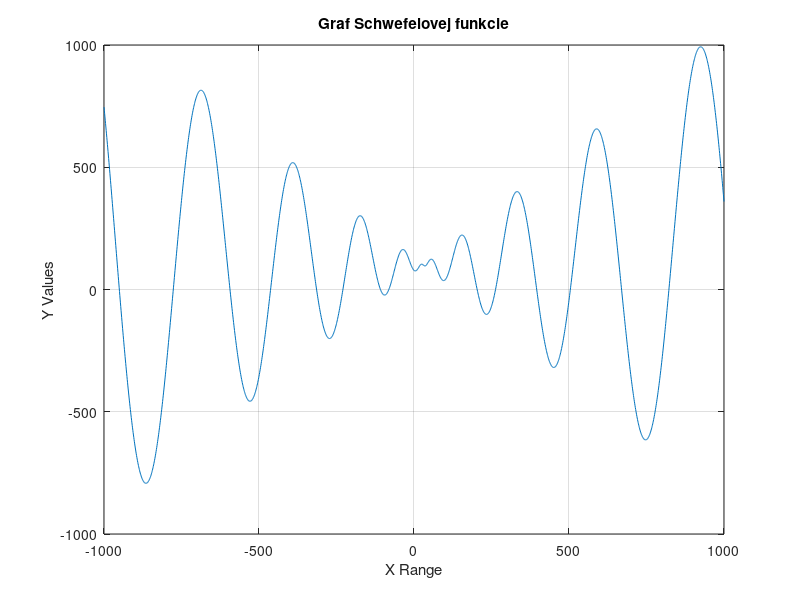

Write the MATLAB code that produced this figure. (Note: this script raises an error after producing the figure.)
function main()

    x_range = -1000:1:1000;
    y_values = testfn3c(x_range');

    plot(x_range, y_values);
    xlabel('X Range');
    ylabel('Y Values');
    title('Graf Schwefelovej funkcie');
    grid on;
    hold on;
    x_min = -1000;
    x_max = 1000;
    d = 4.0;
    max_krokov = 2000;

    best_global_y = 5000;
    best_global_x = 0;
    pocet_pokusov = 30;

    for pokus = 1:pocet_pokusov
        x_curr = rand * (x_max - x_min) + x_min;
        y_curr = testfn3c(x_curr);
        lepsie = true;
        krok_iter = 0;

        while lepsie && (krok_iter < max_krokov)
            krok_iter = krok_iter + 1;

            x_left = max(x_curr - d, x_min);
            x_right = min(x_curr + d, x_max);
            
            y_left = testfn3c(x_left);
            y_right = testfn3c(x_right);
            if y_left < y_curr || y_right < y_curr
                if y_left < y_right
                    x_curr = x_left;
                    y_curr = y_left;
                else
                    x_curr = x_right;
                    y_curr = y_right;
                end
            else
                lepsie = false;
            end
            plot(x_curr, y_curr, '.', Color= 'red');
       
            if y_curr < best_global_y
                best_global_y = y_curr;
                best_global_x = x_curr;
            end
        end
        
    end
    disp(best_global_x);
    disp(best_global_y);
    plot(best_global_x, best_global_y, '.',  'MarkerSize', 20, Color= 'green');
end

% nova schwefelova funckia z dodaneho suboru
function[Fit]=testfn3c(Pop)

    x0=30;  
    y0=100; 

    [lpop,lstring]=size(Pop);
    Fit=zeros(1,lpop);

    for i=1:lpop
        x=Pop(i,:);
        Fit(i)=0;	
        for j=1:lstring
            Fit(i)=Fit(i)-(x(j)-x0)*sin(sqrt(abs((x(j)-x0))))+y0;
        end   
    end
end
